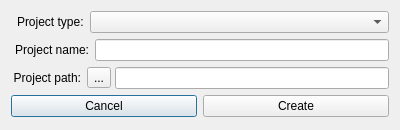
<?xml version="1.0" encoding="UTF-8"?>
<ui version="4.0">
 <class>DialogCreateProject</class>
 <widget class="QDialog" name="DialogCreateProject">
  <property name="geometry">
   <rect>
    <x>0</x>
    <y>0</y>
    <width>400</width>
    <height>130</height>
   </rect>
  </property>
  <property name="windowTitle">
   <string>Dialog</string>
  </property>
  <layout class="QVBoxLayout" name="verticalLayout">
   <item>
    <layout class="QHBoxLayout" name="projectType">
     <property name="leftMargin">
      <number>6</number>
     </property>
     <item>
      <widget class="QLabel" name="projectTypeLabel">
       <property name="text">
        <string>Project type:</string>
       </property>
      </widget>
     </item>
     <item>
      <widget class="QComboBox" name="projectTypeValue">
       <property name="sizePolicy">
        <sizepolicy hsizetype="Expanding" vsizetype="Fixed">
         <horstretch>0</horstretch>
         <verstretch>0</verstretch>
        </sizepolicy>
       </property>
      </widget>
     </item>
    </layout>
   </item>
   <item>
    <layout class="QHBoxLayout" name="projectName">
     <property name="leftMargin">
      <number>4</number>
     </property>
     <item>
      <widget class="QLabel" name="projectNameLabel">
       <property name="minimumSize">
        <size>
         <width>70</width>
         <height>0</height>
        </size>
       </property>
       <property name="text">
        <string>Project name:</string>
       </property>
       <property name="alignment">
        <set>Qt::AlignRight|Qt::AlignTrailing|Qt::AlignVCenter</set>
       </property>
      </widget>
     </item>
     <item>
      <widget class="QLineEdit" name="projectNameValue"/>
     </item>
    </layout>
   </item>
   <item>
    <layout class="QHBoxLayout" name="projectLocation">
     <property name="leftMargin">
      <number>0</number>
     </property>
     <item>
      <widget class="QLabel" name="projectLocationLabel">
       <property name="minimumSize">
        <size>
         <width>70</width>
         <height>0</height>
        </size>
       </property>
       <property name="text">
        <string>Project path:</string>
       </property>
       <property name="alignment">
        <set>Qt::AlignRight|Qt::AlignTrailing|Qt::AlignVCenter</set>
       </property>
      </widget>
     </item>
     <item>
      <layout class="QHBoxLayout" name="projectLocationPath">
       <property name="spacing">
        <number>4</number>
       </property>
       <item>
        <widget class="QToolButton" name="projectLocationChoose">
         <property name="text">
          <string>...</string>
         </property>
        </widget>
       </item>
       <item>
        <widget class="QLineEdit" name="projectLocationValue"/>
       </item>
      </layout>
     </item>
    </layout>
   </item>
   <item>
    <layout class="QHBoxLayout" name="projectDialog">
     <item>
      <widget class="QPushButton" name="projectDialogCancel">
       <property name="text">
        <string>Cancel</string>
       </property>
      </widget>
     </item>
     <item>
      <widget class="QPushButton" name="projectDialogCreate">
       <property name="text">
        <string>Create</string>
       </property>
      </widget>
     </item>
    </layout>
   </item>
  </layout>
 </widget>
 <resources/>
 <connections/>
</ui>
